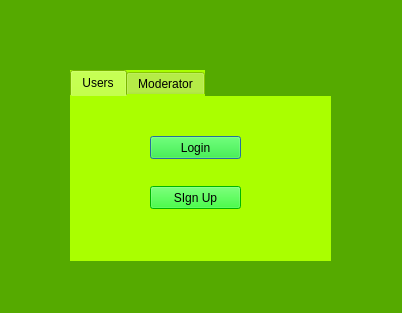
<?xml version="1.0" encoding="UTF-8"?>
<ui version="4.0">
 <class>Dialog</class>
 <widget class="QDialog" name="Dialog">
  <property name="geometry">
   <rect>
    <x>0</x>
    <y>0</y>
    <width>402</width>
    <height>313</height>
   </rect>
  </property>
  <property name="windowTitle">
   <string>Dialog</string>
  </property>
  <property name="styleSheet">
   <string notr="true">background-color: rgb(85, 170, 0);</string>
  </property>
  <widget class="QTabWidget" name="tabs">
   <property name="geometry">
    <rect>
     <x>70</x>
     <y>70</y>
     <width>261</width>
     <height>191</height>
    </rect>
   </property>
   <property name="autoFillBackground">
    <bool>false</bool>
   </property>
   <property name="styleSheet">
    <string notr="true">background-color: rgb(170, 255, 0);
border-top-color: rgb(170, 255, 0);</string>
   </property>
   <property name="tabShape">
    <enum>QTabWidget::Rounded</enum>
   </property>
   <property name="currentIndex">
    <number>0</number>
   </property>
   <property name="elideMode">
    <enum>Qt::ElideNone</enum>
   </property>
   <property name="documentMode">
    <bool>false</bool>
   </property>
   <widget class="QWidget" name="tab_2">
    <attribute name="title">
     <string>Users</string>
    </attribute>
    <widget class="QPushButton" name="pushButton_2">
     <property name="geometry">
      <rect>
       <x>80</x>
       <y>40</y>
       <width>91</width>
       <height>23</height>
      </rect>
     </property>
     <property name="styleSheet">
      <string notr="true">background-color: rgb(0, 255, 0);</string>
     </property>
     <property name="text">
      <string>Login</string>
     </property>
    </widget>
    <widget class="QPushButton" name="pushButton_3">
     <property name="geometry">
      <rect>
       <x>80</x>
       <y>90</y>
       <width>91</width>
       <height>23</height>
      </rect>
     </property>
     <property name="styleSheet">
      <string notr="true">background-color: rgb(0, 255, 0);</string>
     </property>
     <property name="text">
      <string>SIgn Up</string>
     </property>
    </widget>
   </widget>
   <widget class="QWidget" name="tab">
    <attribute name="title">
     <string>Moderator</string>
    </attribute>
    <widget class="QPushButton" name="pushButton">
     <property name="geometry">
      <rect>
       <x>80</x>
       <y>60</y>
       <width>91</width>
       <height>31</height>
      </rect>
     </property>
     <property name="styleSheet">
      <string notr="true">background-color: rgb(0, 255, 0);</string>
     </property>
     <property name="text">
      <string>Login</string>
     </property>
    </widget>
   </widget>
  </widget>
 </widget>
 <resources/>
 <connections/>
</ui>
